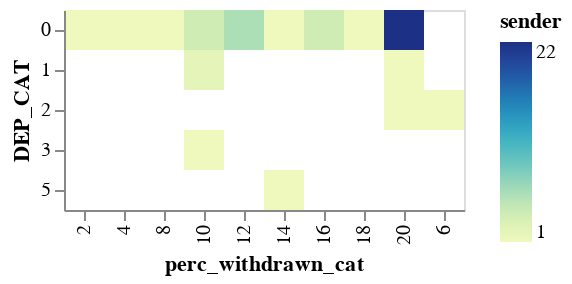

The cell this chart's notebook holds for it:
### Code cell
alt.Chart(df).mark_rect().encode(
    x=alt.X('perc_withdrawn_cat:O', sort=alt.EncodingSortField(order='ascending')),
    y=alt.Y('DEP_CAT:O', sort=alt.EncodingSortField(order='descending')),
    color='sender:Q'
)

### Figure 1 — Vega-Lite specification as saved in the notebook (floating-point values rounded to 4 significant figures)
{"config": {"view": {"continuousWidth": 400, "continuousHeight": 300}}, "data": {"name": "data-f3e0fcf8425d78603d6c830915b51480"}, "mark": "rect", "encoding": {"color": {"field": "sender", "type": "quantitative"}, "x": {"field": "perc_withdrawn_cat", "sort": {"order": "ascending"}, "type": "ordinal"}, "y": {"field": "DEP_CAT", "sort": {"order": "descending"}, "type": "ordinal"}}, "$schema": "https://vega.github.io/schema/vega-lite/v4.17.0.json", "datasets": {"data-f3e0fcf8425d78603d6c830915b51480": [{"DEP_CAT": 0, "perc_withdrawn_cat": 2, "sender": 1}, {"DEP_CAT": 0, "perc_withdrawn_cat": 4, "sender": 1}, {"DEP_CAT": 0, "perc_withdrawn_cat": 8, "sender": 1}, {"DEP_CAT": 0, "perc_withdrawn_cat": 10, "sender": 4}, {"DEP_CAT": 0, "perc_withdrawn_cat": 12, "sender": 6}, {"DEP_CAT": 0, "perc_withdrawn_cat": 14, "sender": 1}, {"DEP_CAT": 0, "perc_withdrawn_cat": 16, "sender": 4}, {"DEP_CAT": 0, "perc_withdrawn_cat": 18, "sender": 1}, {"DEP_CAT": 0, "perc_withdrawn_cat": 20, "sender": 22}, {"DEP_CAT": 1, "perc_withdrawn_cat": 10, "sender": 2}, {"DEP_CAT": 1, "perc_withdrawn_cat": 20, "sender": 1}, {"DEP_CAT": 2, "perc_withdrawn_cat": 6, "sender": 1}, {"DEP_CAT": 2, "perc_withdrawn_cat": 20, "sender": 1}, {"DEP_CAT": 3, "perc_withdrawn_cat": 10, "sender": 1}, {"DEP_CAT": 5, "perc_withdrawn_cat": 14, "sender": 1}]}}
